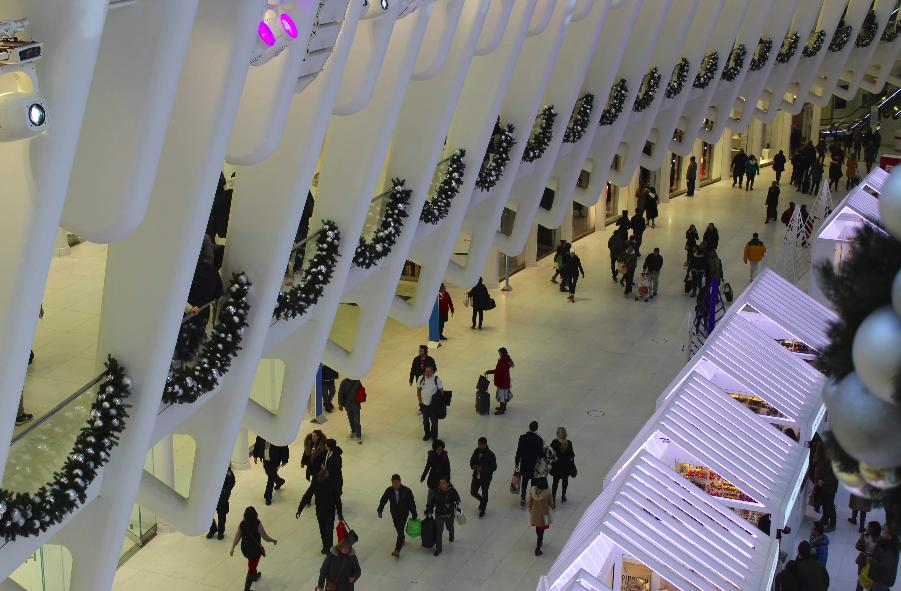
#> input picture 1.insert_images_here/sample_1.jpg, 901 x 591 px
$ python -i 3.run_this.py   (imports and definitions only)
#> lines starting #> are read from the running program, lines starting #| are printed output that depends on the picture
#> further down, picture is the input picture: shape (591, 901, 3); mean B, G, R 115.8, 120.1, 122
import glob
import os

import numpy as np
import cv2

class_index = 0
img_index = 0
img = None
mouse_x = 0
mouse_y = 0

point_1 = (-1, -1)
point_2 = (-1, -1)

# [17 lines left out: functions change_img_index, change_class_index, not called in this run]


def draw_edges(tmp_img):
    blur = cv2.bilateralFilter(tmp_img, 3, 75, 75)
    edges = cv2.Canny(blur, 150, 250, 3)
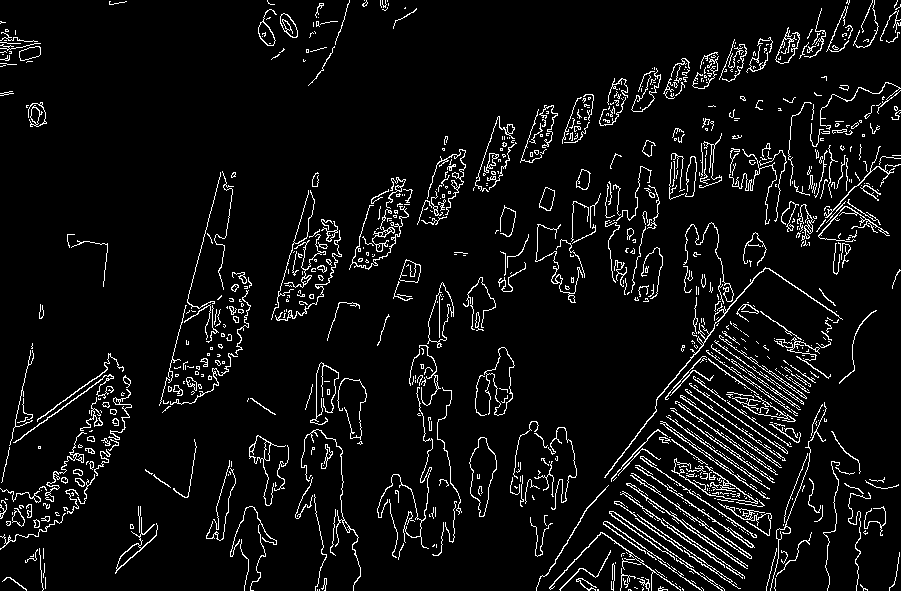
#> edges: shape (591, 901); 6.2% white in thin lines or dots
    edges = cv2.cvtColor(edges, cv2.COLOR_GRAY2RGB)
#> edges: shape (591, 901, 3); 6.2% white in thin lines or dots
    # Overlap image and edges together
    tmp_img = np.bitwise_or(tmp_img, edges)
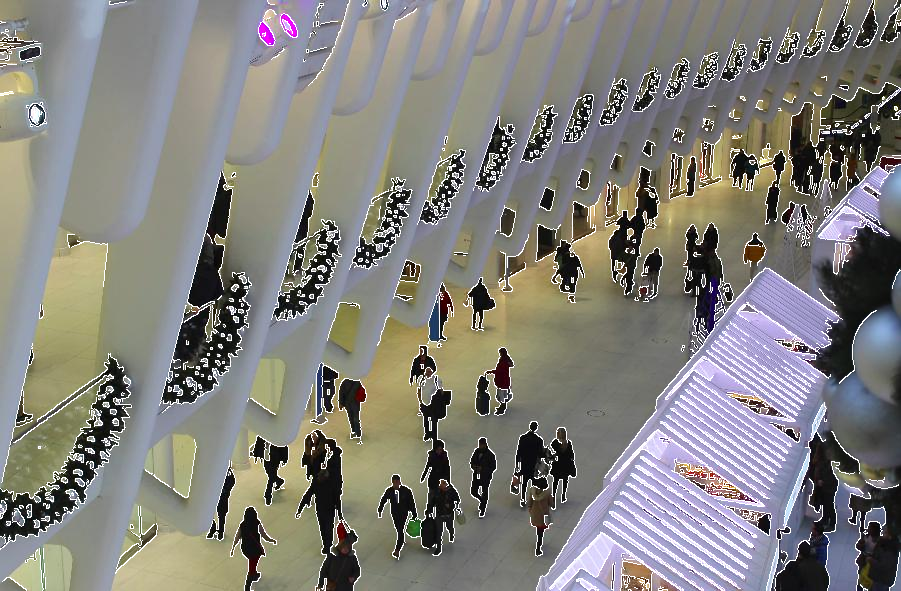
#> tmp_img: shape (591, 901, 3); mean B, G, R 125, 129.7, 131.2
    #tmp_img = cv2.addWeighted(tmp_img, 1 - edges_val, edges, edges_val, 0)
    return tmp_img


# [12 lines left out: functions decrease_index, increase_index, not called in this run]


def draw_line(img, x, y, height, width):
    cv2.line(img, (x, 0), (x, height), (0, 255, 255))
    cv2.line(img, (0, y), (width, y), (0, 255, 255))


# [8 lines left out: function yolo_format, not called in this run]


def get_txt_path(img_path):
    img_type = img_path.split('.')[-1]
    return img_path.replace(img_type, 'txt')


def save_bb(text_path, line):
    with open(text_path, 'a') as myfile:
        myfile.write(line + "\n") # append line


# [37 lines left out: functions yolo_to_x_y, draw_bboxes_from_file, draw_roi, not called in this run]

# load img list
image_list = glob.glob('1.insert_images_here/*.jpg')
# [2 lines not run here, left out]
last_img_index = len(image_list) - 1

# load class list
# [2 lines not run here, left out]
#print(class_list)
# [1 line that did not run here, left out]

# random rgb for each class
# [1 line that did not run here, left out]

# create window
WINDOW_NAME = 'openbbox'
# [3 lines not run here, left out]

# selected image
TRACKBAR_IMG = 'Image'
# [1 line not run here, left out]

# selected class
TRACKBAR_CLASS = 'Class'
# [4 lines not run here, left out]
edges_on = False

# [76 lines not run here, left out]

>>> import cv2
>>> picture = cv2.imread('1.insert_images_here/sample_1.jpg')
>>> result = draw_edges(picture)
